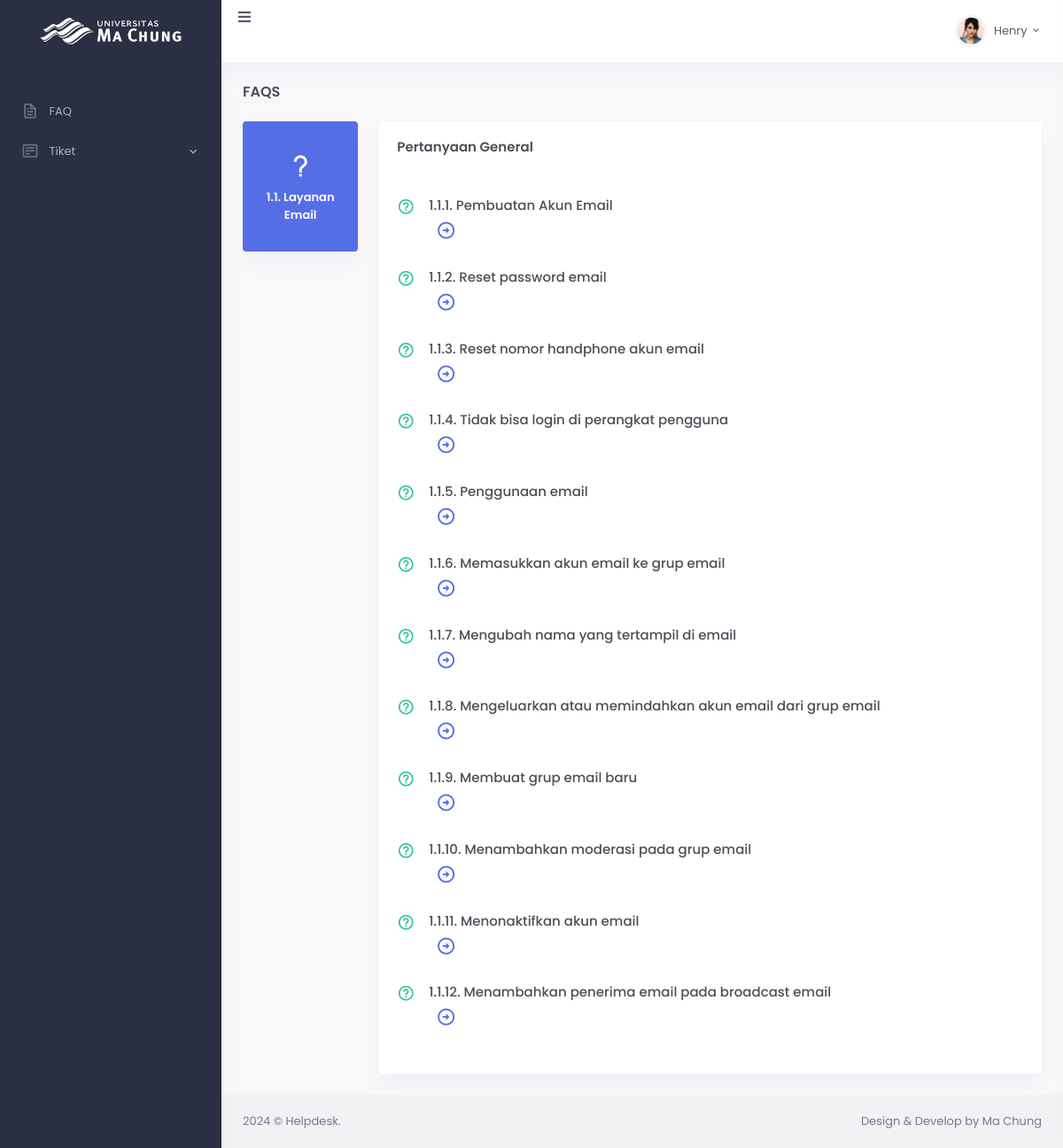
Before: /sub-sub-kodefikasi.php?id_sub_kodefikasi_tiket=1 (signed in) with the older database file.
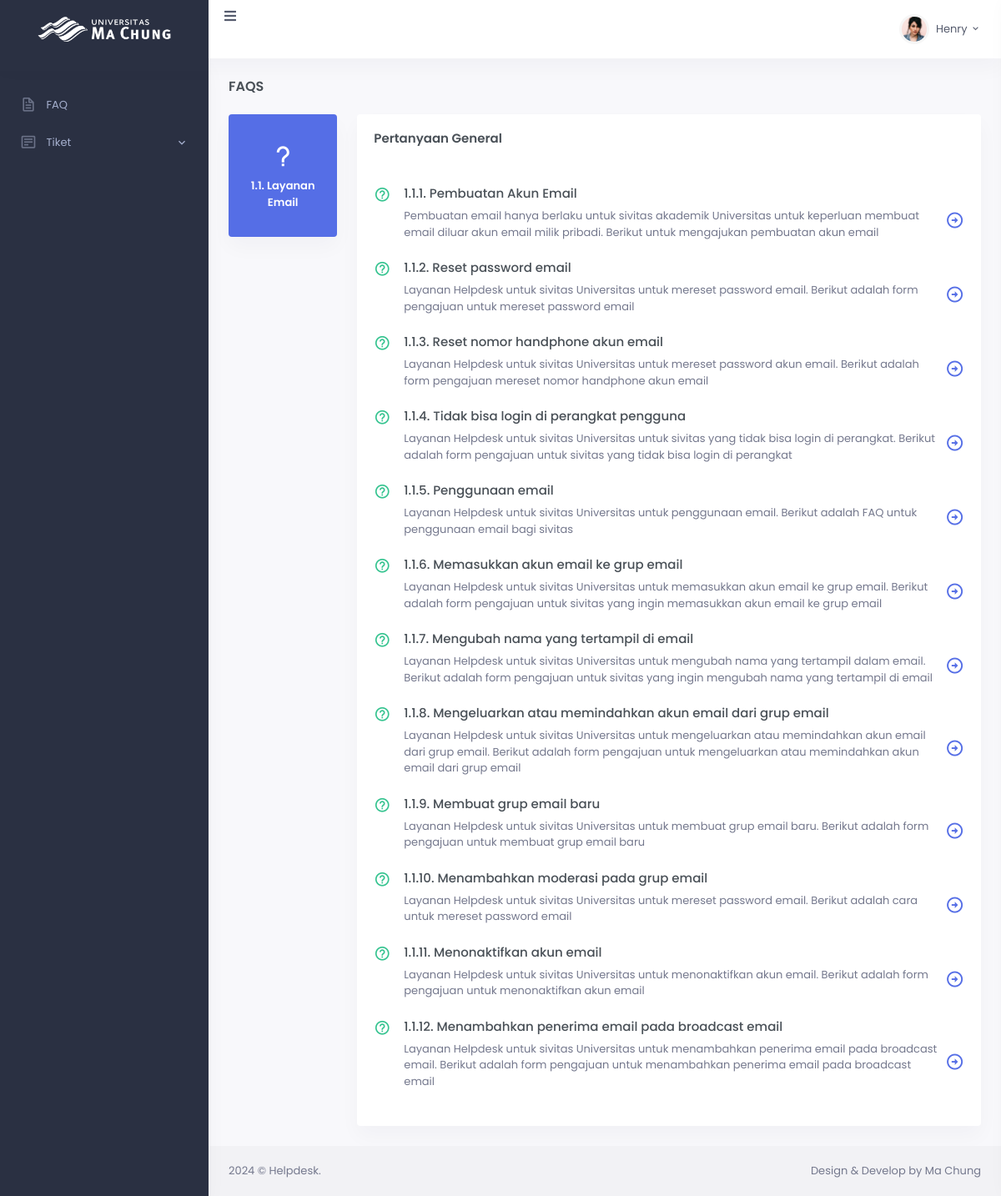
After: the same page with the newer database file.
### tables this page shows
CREATE TABLE `master_sub_kodefikasi_tiket` (
  `id_sub_kodefikasi_tiket` int(11) NOT NULL,
  `id_kodefikasi_tiket` int(11) NOT NULL,
  `nama_sub_kodefikasi_tiket` varchar(50) NOT NULL
);

CREATE TABLE `master_sub_sub_kodefikasi_tiket` (
  `id_sub_sub_kodefikasi_tiket` int(255) NOT NULL,
  `id_kodefikasi_tiket` int(255) NOT NULL,
  `id_sub_kodefikasi_tiket` int(255) NOT NULL,
  `nama_sub_sub_kodefikasi_tiket` varchar(255) NOT NULL,
  `deskripsi` varchar(255) NOT NULL
);

### sub-sub-kodefikasi.php (the view, shortened to what this page needs)
<?php
include "config.php";
$id_sub_kodefikasi_tiket = isset($_GET['id_sub_kodefikasi_tiket']) ? intval($_GET['id_sub_kodefikasi_tiket']) : 0;
if ($id_sub_kodefikasi_tiket > 0) {
  $stmt = $conn->prepare("
        SELECT master_sub_sub_kodefikasi_tiket.*, master_sub_kodefikasi_tiket.nama_sub_kodefikasi_tiket
        FROM master_sub_sub_kodefikasi_tiket
        JOIN master_sub_kodefikasi_tiket
            ON master_sub_kodefikasi_tiket.id_sub_kodefikasi_tiket = master_sub_sub_kodefikasi_tiket.id_sub_kodefikasi_tiket
        WHERE master_sub_sub_kodefikasi_tiket.id_sub_kodefikasi_tiket = ?
    ");
  $stmt->bind_param("i", $id_sub_kodefikasi_tiket);
  $stmt->execute();
  $result = $stmt->get_result();
} else {
  echo "Invalid ID.";
  exit;
}
?>
<!DOCTYPE html>
<html lang="en">
<head>
  <link href="assets/css/bootstrap.min.css" id="bootstrap-style" rel="stylesheet" type="text/css" />
  <link href="assets/css/icons.min.css" rel="stylesheet" type="text/css" />
  <link href="assets/css/app.min.css" id="app-style" rel="stylesheet" type="text/css" />
</head>
<body data-sidebar="dark">
  <div id="layout-wrapper">
    <?php include "header.php"; ?>
    <div class="main-content">
      <div class="page-content">
        <div class="container-fluid">
          <div class="row">
            <div class="col-12">
              <div class="page-title-box d-flex align-items-center justify-content-between">
                <h4 class="mb-0 font-size-18">FAQs</h4>
              </div>
            </div>
          </div>
          <div class="checkout-tabs">
            <div class="row">
              <?php
              if ($result->num_rows > 0) {
                $dt_judul = $result->fetch_assoc();
                ?>
                <div class="col-lg-2">
                  <div class="nav flex-column nav-pills" role="tablist" aria-orientation="vertical">
                    <a class="nav-link active" role="tab">
                      <i class="bx bx-question-mark d-block check-nav-icon mt-4 mb-2"></i>
                      <p class="fw-bold mb-4"><?= htmlspecialchars($dt_judul['nama_sub_kodefikasi_tiket']) ?></p>
                    </a>
                  </div>
                </div>
                <div class="col-lg-10">
                  <div class="card">
                    <div class="card-body">
                      <div class="tab-content">
                        <div class="tab-pane fade show active">
                          <h4 class="card-title mb-5">Pertanyaan General</h4>
                          <?php
                          $result->data_seek(0);
                          while ($dt_sub_sub_kategori = $result->fetch_assoc()) {
                            ?>
                            <div class="faq-box d-flex mb-4">
                              <div class="flex-shrink-0 me-3 faq-icon">
                                <i class="bx bx-help-circle font-size-20 text-success"></i>
                              </div>
                              <div class="flex-grow-1">
                                <h5 class="font-size-15">
                                  <?= htmlspecialchars($dt_sub_sub_kategori['nama_sub_sub_kodefikasi_tiket']) ?>
                                </h5>
                                <div class="d-flex align-items-center">
                                  <p class="text-muted mb-0 me-2">
                                    <?= htmlspecialchars($dt_sub_sub_kategori['deskripsi']) ?>
                                  </p>
                                  <div class="event-up-icon">
                                    <a href="tiket.php"><i class="bx bx-right-arrow-circle h3 text-primary"></i></a>
                                  </div>
                                </div>
                              </div>
                            </div>
                            <?php
                          }
                          ?>
                        </div>
                      </div>
                    </div>
                  </div>
                </div>
                <?php
              } else {
                echo "<div class='col-12'><p>No records found.</p></div>";
              }
              ?>
            </div>
          </div>
        </div>
      </div>
      <footer class="footer">
        <div class="container-fluid">
          <div class="row">
            <div class="col-sm-6">
              <script>document.write(new Date().getFullYear())</script> © Helpdesk.
            </div>
            <div class="col-sm-6">
              <div class="text-sm-end d-none d-sm-block">
                Design & Develop by Ma Chung
              </div>
            </div>
          </div>
        </div>
      </footer>
    </div>
  </div>
</body>
</html>

### header.php (shortened to what this page needs)
<!doctype php>
<php lang="en">
    <head>
        <link href="assets/css/bootstrap.min.css" id="bootstrap-style" rel="stylesheet" type="text/css" />
        <link href="assets/css/icons.min.css" rel="stylesheet" type="text/css" />
        <link href="assets/css/app.min.css" id="app-style" rel="stylesheet" type="text/css" />
    </head>
    <body data-sidebar="dark">
        <div id="layout-wrapper">
            <header id="page-topbar">
                <div class="navbar-header">
                    <div class="d-flex">
                        <div class="navbar-brand-box">
                        <a href="faq.php" class="logo logo-ma-light">
                            <span class="logo-lg">
                                <img src="assets/images/logo-ma-light.png" alt="Logo Large Light" height="100">
                            </span>
                        </a>
                        </div>
                        <button type="button" class="btn btn-sm px-3 font-size-16 header-item waves-effect" id="vertical-menu-btn">
                            <i class="fa fa-fw fa-bars"></i>
                        </button>
                    </div>
                    <div class="d-flex">
                        <div class="dropdown d-inline-block">
                            <button type="button" class="btn header-item waves-effect" id="page-header-user-dropdown"
                            data-bs-toggle="dropdown" aria-haspopup="true" aria-expanded="false">
                                <img class="rounded-circle header-profile-user" src="assets/images/users/avatar-1.jpg"
                                    alt="Header Avatar">
                                <span class="d-none d-xl-inline-block ms-1" key="t-henry">Henry</span>
                                <i class="mdi mdi-chevron-down d-none d-xl-inline-block"></i>
                            </button>
                        </div>
                    </div>
                </div>
            </header>
            <div class="vertical-menu">
                <div data-simplebar class="h-100">
                    <div id="sidebar-menu">
                        <ul class="metismenu list-unstyled" id="side-menu">
                            <li class="menu-title" key="t-menu"></li>
                            <li>
                                <a href="faq.php" class="waves-effect">
                                    <i class="bx bx-file"></i>
                                    <span key="t-dashboards">FAQ</span>
                                </a>
                            </li>
                            <li>
                                <a href="javascript: void(0);" class="has-arrow waves-effect">
                                    <i class="bx bx-detail"></i>
                                    <span key="t-tiket">Tiket</span>
                                </a>
                        </li>
                        </ul>
                    </div>
                </div>
            </div>

Changed rows visible on the page:
changed master_sub_sub_kodefikasi_tiket "1.1.1. Pembuatan Akun Email": deskripsi (not shown) → "Pembuatan email hanya berlaku untuk sivitas akademik Universitas untuk keperluan membuat email diluar akun email milik pribadi. Berikut untuk mengajukan pembuatan akun email"
changed master_sub_sub_kodefikasi_tiket "1.1.2. Reset password email": deskripsi (not shown) → "Layanan Helpdesk untuk sivitas Universitas untuk mereset password email. Berikut adalah form pengajuan untuk mereset password email"
changed master_sub_sub_kodefikasi_tiket "1.1.3. Reset nomor handphone akun email": deskripsi (not shown) → "Layanan Helpdesk untuk sivitas Universitas untuk mereset password akun email. Berikut adalah form pengajuan mereset nomor handphone akun email"
changed master_sub_sub_kodefikasi_tiket "1.1.4. Tidak bisa login di perangkat pengguna": deskripsi (not shown) → "Layanan Helpdesk untuk sivitas Universitas untuk sivitas yang tidak bisa login di perangkat. Berikut adalah form pengajuan untuk sivitas yang tidak bisa login di perangkat"
changed master_sub_sub_kodefikasi_tiket "1.1.5. Penggunaan email": deskripsi (not shown) → "Layanan Helpdesk untuk sivitas Universitas untuk penggunaan email. Berikut adalah FAQ untuk penggunaan email bagi sivitas"
changed master_sub_sub_kodefikasi_tiket "1.1.6. Memasukkan akun email ke grup email": deskripsi (not shown) → "Layanan Helpdesk untuk sivitas Universitas untuk memasukkan akun email ke grup email. Berikut adalah form pengajuan untuk sivitas yang ingin memasukkan akun email ke grup email"
changed master_sub_sub_kodefikasi_tiket "1.1.7. Mengubah nama yang tertampil di email": deskripsi (not shown) → "Layanan Helpdesk untuk sivitas Universitas untuk mengubah nama yang tertampil dalam email. Berikut adalah form pengajuan untuk sivitas yang ingin mengubah nama yang tertampil di email"
changed master_sub_sub_kodefikasi_tiket "1.1.8. Mengeluarkan atau memindahkan akun email dari grup email": deskripsi (not shown) → "Layanan Helpdesk untuk sivitas Universitas untuk mengeluarkan atau memindahkan akun email dari grup email. Berikut adalah form pengajuan untuk mengeluarkan atau memindahkan akun email dari grup email"
changed master_sub_sub_kodefikasi_tiket "1.1.9. Membuat grup email baru": deskripsi (not shown) → "Layanan Helpdesk untuk sivitas Universitas untuk membuat grup email baru. Berikut adalah form pengajuan untuk membuat grup email baru"
changed master_sub_sub_kodefikasi_tiket "1.1.10. Menambahkan moderasi pada grup email": deskripsi (not shown) → "Layanan Helpdesk untuk sivitas Universitas untuk mereset password email. Berikut adalah cara untuk mereset password email"
changed master_sub_sub_kodefikasi_tiket "1.1.11. Menonaktifkan akun email": deskripsi (not shown) → "Layanan Helpdesk untuk sivitas Universitas untuk menonaktifkan akun email. Berikut adalah form pengajuan untuk menonaktifkan akun email"
changed master_sub_sub_kodefikasi_tiket "1.1.12. Menambahkan penerima email pada broadcast email": deskripsi (not shown) → "Layanan Helpdesk untuk sivitas Universitas untuk menambahkan penerima email pada broadcast email. Berikut adalah form pengajuan untuk menambahkan penerima email pada broadcast email"
